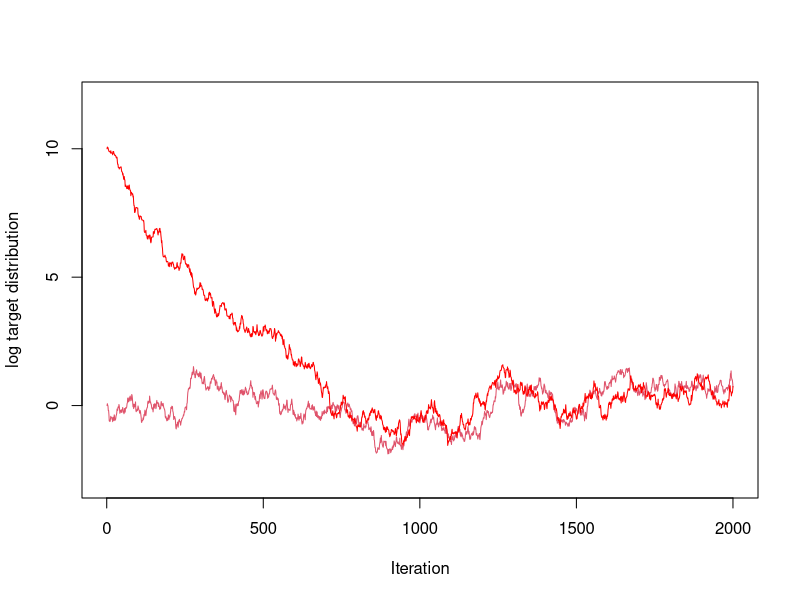
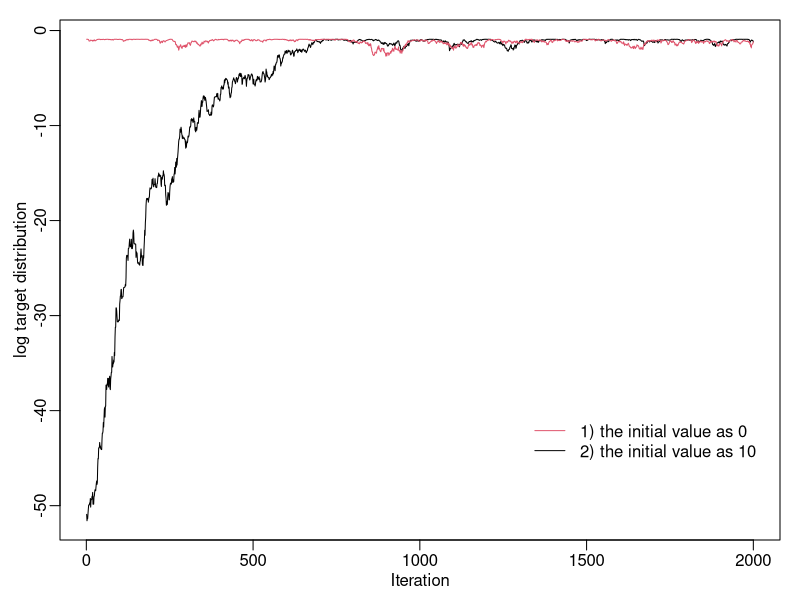

Recreate these plots in R, in order.
mh_stn <- function(x)
{
  #proposal procedure
  p <- rnorm(1,x,0.1)
  #acceptance ratio
  r <- dnorm(p)/dnorm(x)
  #decision
  y <- ifelse(r>runif(1),p,x)
  return(y)
}
set.seed(78)
sequence1 <- sequence2 <- NULL
sequence1[1] <- 0
sequence2[1] <- 10
for (i in 2:2000) 
{
  sequence1[i] <- mh_stn(sequence1[i-1])
  sequence2[i] <- mh_stn(sequence2[i-1])
}

plot(1:2000,sequence1,ylim=c(-3,12),type="l", xlab = "Iteration",ylab ="log target distribution", main="", col=2)
lines(1:2000,sequence2,col="red")

par(mfrow=c(1,1),mar=c(3,3,1,0.5),oma=c(0,0,0,0.5),mgp=c(1.5,0.5,0)) 
plot(1:2000,log(dnorm(sequence2)),type="l", xlab = "Iteration",ylab ="log target distribution", main="", col=1)
lines(1:2000,log(dnorm(sequence1)),col=2)

legend(1300 ,-40 ,c("1) the initial value as 0","2) the initial value as 10"),
       lty=c(1,1),col=c(2,1),
       lwd=1,cex=1, box.lty=0 , bg="transparent")
